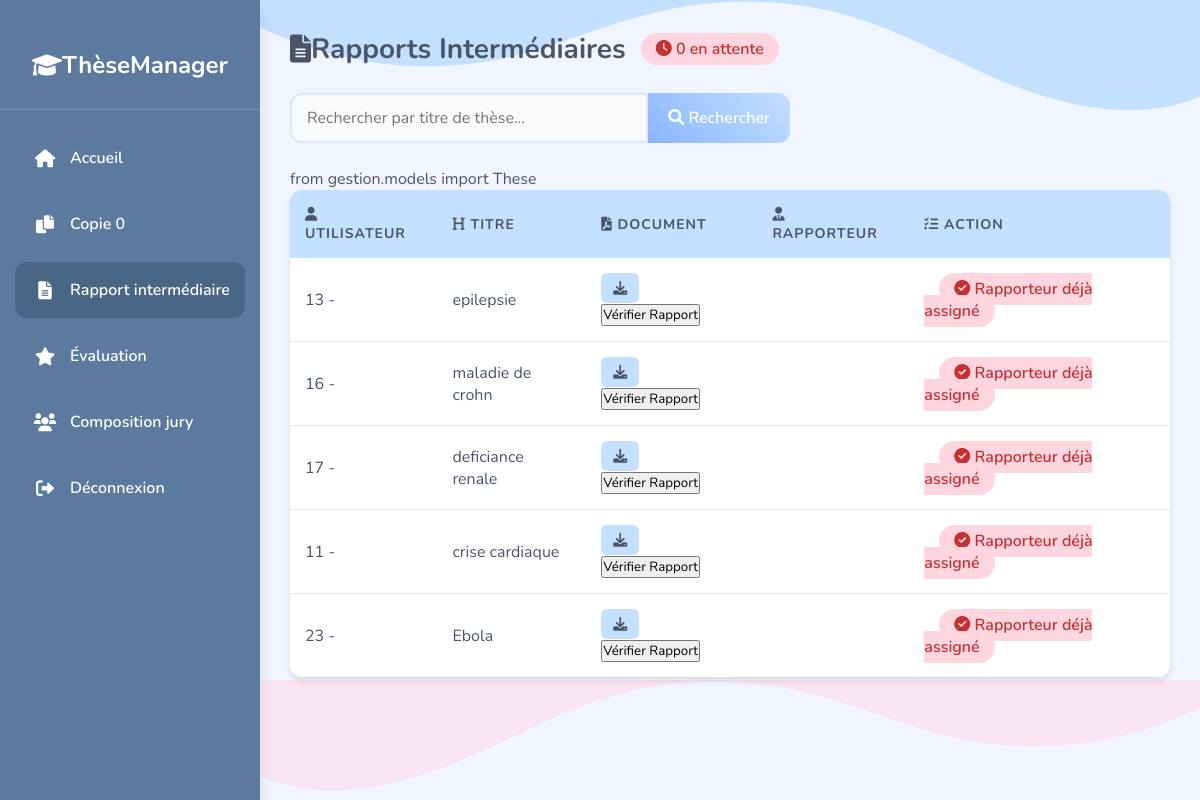
The page /rapport_inter/ on the database its author committed.
### gestion/models.py (models this page shows, shortened)
class These(models.Model):
    utilisateur = models.ForeignKey(
        settings.AUTH_USER_MODEL,
        on_delete=models.CASCADE,
        related_name="theses"
    )
    titre = models.CharField(max_length=255)
    domaine = models.CharField(max_length=255, choices=[
        ('Cardiologie', 'Cardiologie'),
        ('Neurologie', 'Neurologie'),
        ('Pédiatrie', 'Pédiatrie'),
        ('Chirurgie', 'Chirurgie'),
    ])
    description = models.TextField()
    motivation = models.TextField()
    encadreur = models.TextField()
    fichier = models.FileField(upload_to='theses/', blank=True, null=True)
    date_soumission = models.DateTimeField(auto_now_add=True)
    statut = models.CharField(
        max_length=20,
        choices=[
            ('En attente', 'En attente'),
            ('Approuvé', 'Approuvé'),
            ('Rejeté', 'Rejeté'),
        ],
        default='En attente'
    )
    approuve_par_comite = models.BooleanField(default=False)
    commentaire_rejet = models.TextField(blank=True, null=True)
    date_soutenance = models.DateField(null=True, blank=True)
    grille_evaluation = models.FileField(
        upload_to='grilles_evaluation/', blank=True, null=True
    )
    rapporteur = models.ForeignKey(
        settings.AUTH_USER_MODEL,
        on_delete=models.SET_NULL,
        null=True, blank=True,
        related_name='rapports_assigned'
    )
    statut_rapport = models.CharField(
        max_length=50,
        choices=[
            ('Non assigné', 'Non assigné'),
            ('Assigné', 'Assigné'),
            ('Évalué', 'Évalué'),
        ],
        default='Non assigné'
    )
    avis_rapporteur = models.CharField(
    max_length=50,
    choices=[
        ('valider', 'Validé'),
        ('avis_sr', 'Favorable sans réserve'),
        ('avis_mr', 'Favorable avec corrections mineures'),
        ('avis_mjr', 'Favorable avec corrections majeures'),
        ('refuser', 'Défavorable'),
    ],
    blank=True,
    null=True
)
    date_rapport_intermediaire = models.DateTimeField(null=True, blank=True)
    def jury_complet(self):
      roles = self.affectation_set.values_list('role', flat=True)
      roles_normalisés = [r.replace('é', 'e').lower() for r in roles]
      return all(r in roles_normalisés for r in ['president', 'rapporteur', 'examinateur', 'redacteur'])
    jury_complet.boolean = True
    jury_complet.short_description = "Jury complet"

class Utilisateur(AbstractUser):
    ROLE_CHOICES = [
        ('doctorant', 'Doctorant'),
        ('professeur', 'Professeur'),
        ('comite', 'Comité'),
    ]
    role = models.CharField(max_length=20, choices=ROLE_CHOICES, default='doctorant')
    nom = models.CharField(max_length=100, blank=True, null=True)
    email = models.EmailField(max_length=255, unique=True)
    password_changed = models.BooleanField(default=False)
    adresse = models.CharField(max_length=255, blank=True, null=True)
    specialite = models.CharField(max_length=100, blank=True, null=True)
    promotion = models.CharField(max_length=20, blank=True, null=True)
    date_naissance = models.DateField(blank=True, null=True)

### gestion/views.py (the view)
# urls.py: path('rapport_inter/', views.rapport_intermediaire_view, name='rapport_inter'),
def rapport_intermediaire_view(request):
    theses = These.objects.filter(
        statut="Approuvé",
        approuve_par_comite=True
    ).annotate(nb_rapports=Count('rapports_intermediaires')).filter(nb_rapports__gt=0)
    for these in theses:
        rapport = these.rapports_intermediaires.first()
        these.rapport_intermediaire = rapport
        affectation_rapporteur = Affectation.objects.filter(these=these, role='rapporteur').first()
        these.rapporteur = affectation_rapporteur.professeur if affectation_rapporteur else None
    professeurs = Utilisateur.objects.filter(role='professeur')
    query = request.GET.get('q')
    if query:
        theses = [t for t in theses if query.lower() in t.titre.lower()]
    nb_en_attente = sum(1 for t in theses if not hasattr(t, 'rapporteur') or t.rapporteur is None)
    context = {
        'theses': theses,
        'professeurs': professeurs,
        'nb_en_attente': nb_en_attente,
    }
    return render(request, 'presentation/rapport_inter.html', context)

### gestion/Templates/Presentation/rapport_inter.html (shortened to what this page needs)
{% load static %}
<!DOCTYPE html>
<html lang="fr">
<head>
    <link rel="stylesheet" href="https://cdnjs.cloudflare.com/ajax/libs/font-awesome/6.0.0-beta3/css/all.min.css">
</head>
<body>
    <div class="layout">
        <aside class="sidebar">
            <div class="logo">
                <i class="fas fa-graduation-cap"></i> ThèseManager
            </div>
            <nav>
                <a href="#"><i class="fas fa-home"></i> Accueil</a>
                <a href="{% url 'tableau_theses_comite' %}"><i class="fas fa-copy"></i> Copie 0</a>
                <a href="#" class="active"><i class="fas fa-file-alt"></i> Rapport intermédiaire</a>
                <a href="#"><i class="fas fa-star"></i> Évaluation</a>
                <a href="{% url 'composition_jury' %}"><i class="fas fa-users"></i> Composition jury</a>
                <a href="{% url 'deconnexion_comite' %}"><i class="fas fa-sign-out-alt"></i> Déconnexion</a>
            </nav>
        </aside>
        <main class="main-content">
            <div class="wave-top">
            </div>
            <h2 class="titre">
                <i class="fas fa-file-alt"></i> Rapports Intermédiaires
                <span class="badge"><i class="fas fa-clock"></i> {{ nb_en_attente }} en attente</span>
            </h2>
            <form method="GET" class="search-bar">
                <input type="text" name="q" placeholder="Rechercher par titre de thèse..." value="{{ request.GET.q }}">
                <button type="submit"><i class="fas fa-search"></i> Rechercher</button>
            </form>
            <div class="table-responsive">
                <table class="styled-table">
                    <thead>
                        <tr>
                            <th><i class="fas fa-user"></i> Utilisateur</th>
                            <th><i class="fas fa-heading"></i> Titre</th>
                            <th><i class="fas fa-file-pdf"></i> Document</th>
                            <th><i class="fas fa-user-tie"></i> Rapporteur</th>
                            <th><i class="fas fa-tasks"></i> Action</th>
                        </tr>
                    </thead>
<tbody>
  {% for these in theses %}
    <tr data-rapporteur-assigne="{% if these.rapporteur %}true{% else %}false{% endif %}">
      <td>{{ these.utilisateur.id }} - {{ these.utilisateur.get_full_name }}</td>
      <td>{{ these.titre }}</td>
      <td>
        {% if these.rapport_intermediaire %}
          <a href="{{ these.rapport_intermediaire.fichier.url }}" class="btn-download" target="_blank" style="margin-right:5px;">
            <i class="fas fa-download"></i> {{ these.rapport_intermediaire.titre }}
          </a>
        {% else %}
          <span class="text-warning">
            <i class="fas fa-exclamation-triangle"></i> Pas de rapport
          </span>
        {% endif %}
<button onclick="verifierPlagiatRapport({{ these.id }})" class="btn btn-warning">Vérifier Rapport</button>
      </td>
      <td>
      </td>
      <td>
  {% if these.rapporteur %}
    <span class="badge badge-success">
      <i class="fas fa-check-circle"></i> Rapporteur déjà assigné
    </span>
  {% endif %}
</td>
    </tr>
  {% endfor %}
</tbody>
            <div class="wave-bottom">
            </div>
        </main>
    </div>
</body>
</html>

### gestion/Templates/Presentation/rapport_inter.html (style rules this page uses)
:root { --menu-bg: #5b7a9d; --menu-hover: #7590ad; --menu-active: #496785; --menu-text: #ffffff; --form-bg: #ffffff; --primary: #8ab6ff; --secondary: #c4e0ff; --accent1: #ffd6e0; --accent2: #c5f8c7; --accent3: #fff4bd; --accent4: #e0c2ff; --text: #4a5568; --shadow-sm: 0 2px 4px rgba(0, 0, 0, 0.05); --shadow-md: 0 4px 6px rgba(0, 0, 0, 0.1); --shadow-lg: 0 10px 15px rgba(0, 0, 0, 0.1); --radius-sm: 6px; --radius-md: 12px; --radius-lg: 20px; }
* { margin: 0; padding: 0; box-sizing: border-box; font-family: 'Nunito', sans-serif; }
body { background-color: #f0f5ff; color: var(--text); min-height: 100vh; overflow-x: hidden; }
.layout { display: flex; }
.sidebar { position: fixed; left: 0; top: 0; height: 100%; width: 260px; background: var(--menu-bg); box-shadow: var(--shadow-lg); z-index: 999; transition: all 0.3s ease; display: flex; flex-direction: column; padding: 20px 0; }
.sidebar .logo { height: 90px; display: flex; align-items: center; justify-content: center; padding: 20px; border-bottom: 1px solid rgba(255, 255, 255, 0.2); color: white; font-size: 24px; font-weight: 700; margin-bottom: 20px; }
.sidebar nav { padding: 0 15px; }
.sidebar nav a { display: flex; align-items: center; height: 56px; text-decoration: none; color: var(--menu-text); border-radius: var(--radius-md); padding: 0 15px; font-weight: 600; transition: all 0.3s ease; position: relative; overflow: hidden; margin-bottom: 10px; }
.sidebar nav a:before { content: ''; position: absolute; top: 0; left: -100%; width: 100%; height: 100%; background: linear-gradient(90deg, transparent, rgba(255, 255, 255, 0.2), transparent); transition: all 0.5s ease; }
.sidebar nav a.active { background: var(--menu-active); }
.sidebar nav a i { min-width: 30px; display: flex; align-items: center; justify-content: center; font-size: 18px; margin-right: 10px; }
.main-content { margin-left: 260px; padding: 30px; min-height: 100vh; position: relative; transition: all 0.3s ease; width: calc(100% - 260px); }
.titre { font-size: 28px; font-weight: 700; margin-bottom: 25px; display: flex; align-items: center; color: var(--text); }
.badge { background-color: var(--accent1); border-radius: 20px; padding: 5px 15px; font-size: 16px; margin-left: 15px; color: #c53030; font-weight: 600; }
.search-bar { display: flex; margin-bottom: 25px; max-width: 500px; }
.search-bar input { flex: 1; padding: 12px 15px; border: 2px solid #e2e8f0; border-radius: var(--radius-md) 0 0 var(--radius-md); font-size: 16px; transition: all 0.3s ease; background-color: #f8fafc; }
.search-bar button { background: linear-gradient(45deg, var(--primary), var(--secondary)); color: white; border: none; padding: 12px 20px; border-radius: 0 var(--radius-md) var(--radius-md) 0; font-size: 16px; font-weight: 600; cursor: pointer; transition: all 0.3s ease; }
.styled-table { width: 100%; border-collapse: collapse; background: white; border-radius: var(--radius-md); overflow: hidden; box-shadow: var(--shadow-md); margin-bottom: 30px; }
.styled-table thead { background-color: var(--secondary); }
.styled-table th { padding: 15px; text-align: left; color: var(--text); font-weight: 700; text-transform: uppercase; font-size: 14px; letter-spacing: 1px; }
.styled-table td { padding: 15px; text-align: left; border-bottom: 1px solid #e2e8f0; }
.styled-table tr:last-child td { border-bottom: none; }
.btn-download, .btn-action { display: inline-flex; align-items: center; justify-content: center; padding: 8px 12px; border-radius: var(--radius-sm); font-size: 14px; font-weight: 600; margin-right: 5px; cursor: pointer; transition: all 0.2s ease; text-decoration: none; border: none; }
.btn-download { background-color: var(--secondary); color: var(--text); }
.wave-top { position: absolute; top: 0; left: 0; width: 100%; overflow: hidden; line-height: 0; z-index: -1; }
.wave-bottom { position: absolute; bottom: 0; left: 0; width: 100%; overflow: hidden; line-height: 0; z-index: -1; }
.wave-bottom svg { position: relative; display: block; width: calc(100% + 1.3px); height: 120px; transform: rotateY(180deg); }

### rows shown on the page
These: utilisateur.id "13", titre "epilepsie", shows "Rapporteur déjà assigné"
These: utilisateur.id "16", titre "maladie de crohn", shows "Rapporteur déjà assigné"
These: utilisateur.id "17", titre "deficiance renale", shows "Rapporteur déjà assigné"
These: utilisateur.id "11", titre "crise cardiaque", shows "Rapporteur déjà assigné"
These: utilisateur.id "23", titre "Ebola", shows "Rapporteur déjà assigné"

### other values the page prints
{{ nb_en_attente }} "0"
